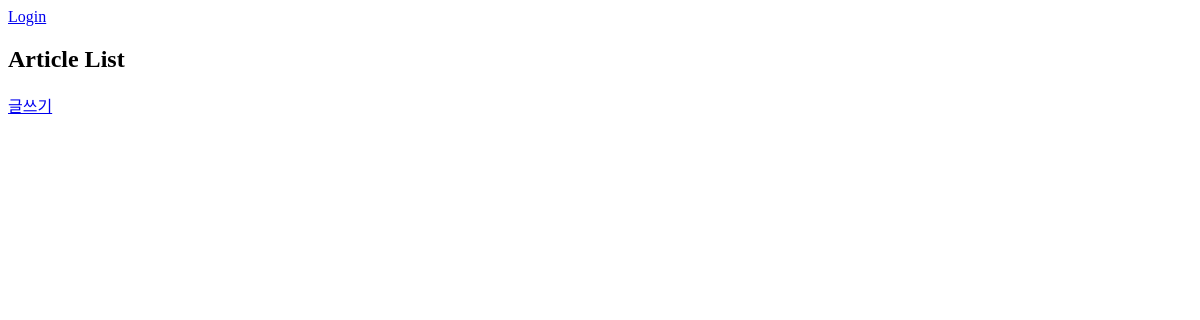
Before: /boards/ with the older database file.
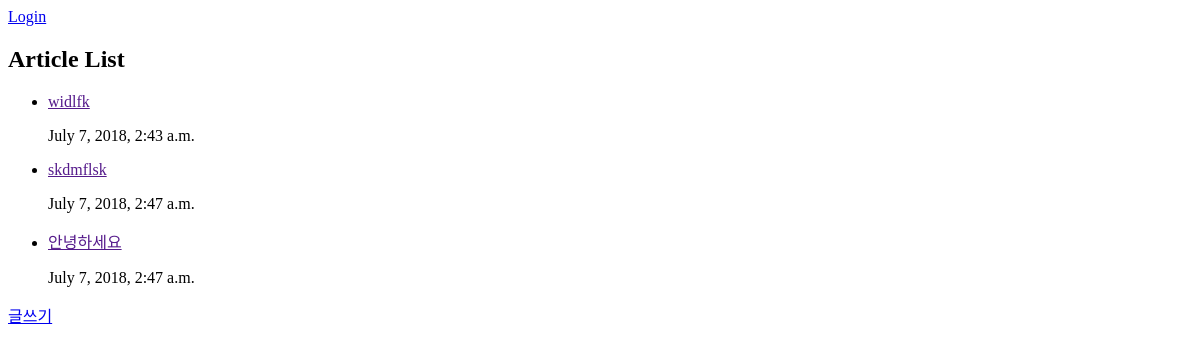
After: the same page with the newer database file.
### boards/models.py (models this page shows)
class Article(models.Model):
    title = models.CharField(max_length=200)
    article_text = models.TextField()
    created_at = models.DateTimeField('Date published')
    edited_at = models.DateTimeField('Latest edited date')
    writer = models.ForeignKey(User, on_delete=models.CASCADE)
    upvote = models.IntegerField(default=0)
    downvote = models.IntegerField(default=0)

### boards/views.py (the view)
# urls.py: path('', views.board_index, name='board_index'),
def board_index(request):
    user = get_user(request)
    article_list = Article.objects.all()
    if user.is_authenticated :
        return render(request, 'boards/board_index.html', {'user': user,
                                                           'article_list': article_list})
    else:
        return render(request, 'boards/board_index.html', {'article_list': article_list})

### boards/templates/boards/board_index.html (shortened to what this page needs)
<!DOCTYPE html>
<html lang="ko">
<head>
</head>
<body>
{% if user.is_authenticated %}
    <p>
        안녕하세요! {{ user.username }} 님!
    </p>
    <a href="{% url 'boards:board_logout'%}">
        Logout
    </a>
{% else %}
    <a href="{% url 'boards:board_login' %}">Login</a>
{% endif %}
<h2>Article List</h2>
<ul>
    {% for article in article_list %}
    <li>
        <a href="">
            {{ article.title }}
        </a>
        <p>
            {{ article.created_at }}
        </p>
    </li>
    {% endfor %}
</ul>
<a href="{% url 'boards:board_write' %}">글쓰기</a>
</body>
</html>

Changed rows visible on the page:
added Article: title "widlfk", created_at "July 7, 2018, 2:43 a.m."
added Article: title "skdmflsk", created_at "July 7, 2018, 2:47 a.m."
added Article: title "안녕하세요", created_at "July 7, 2018, 2:47 a.m."
